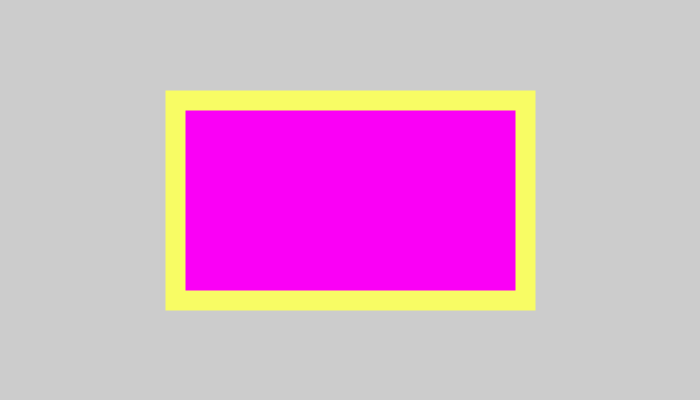
Frame 1 (no input)
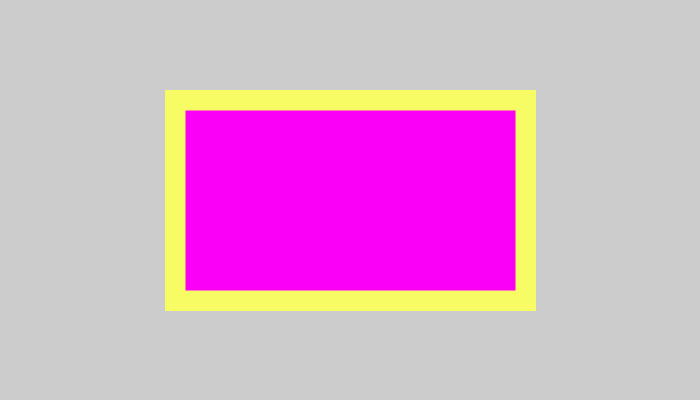
Frame 60 (the mouse pressed at the canvas centre just before this capture)
Frame 120 (the mouse held since frame 60 and released just before this capture): identical to frame 60, image omitted

The Processing sketch that drew these frames (run headless with seeded random() and noise(); from frame 60 on, the mouse is pressed at the canvas centre):

// Processing sketch: sketch_221027a
// ── sketch_221027a.pde
//Global Variables
int appWidth, appHeight;
float centerX, centerY, xStart, yStart, widthRect, heightRect;
color blackNightMode=#000000, yellow=#F8FC64, purple=#FA00F6, white=#FFFFFF; //Hexidecimal
float thin, normal, thick;
boolean  grayScale=false, backgroundColour=false, nightMode=false, randomBackground=false;
//
void setup() {
  //Declaring Display Geometry: landscape, square, portrait
  size(700, 400); //Able to deploy with fullScreen();
  //fullScreen();
  appWidth = width;
  appHeight = height;
  //Concatenation: , or + (i.e space)
  println("\t\t\tWidth="+width, "\tHeight="+height);
  println("Display Monitor:", "\twidth:"+displayWidth, "\theight:"+displayHeight);
  //
  String ls="Landscape or Square", p="portrait", DO="Display Orientation", instruct="Bru, turn your phun";
  //
  if ( appWidth < appHeight ) { //Declaring Landscape & square
    println(instruct);
  } else {
    println("Display: Good to Go");
    if ( appWidth > displayWidth ) { //Fitting CANVAS into Monitor Display
      appWidth=0;
      appHeight=0;
      println("STOP, is broken");
    } else {
      //Empty ELSE
    }
  }
  //Population
  centerX = appWidth * 1/2;
  centerY = height * 1/2;
  xStart = centerX - ( appWidth * 1/4 );
  yStart  = centerY - ( height * 1/4 );
  widthRect = appWidth * 1/2;
  heightRect = height * 1/2;
  thin = appWidth / appWidth; //1
  normal = appWidth * 1/70;
  thick = appWidth * 1/35;
} //End setup
//
void draw() {
  // New Background Function "covers" old gray scale background()
  // Night Mode means background cannot have blue // change randome for night mode, hard code "0"
  //background(100); //Gray Scale (0-255) & Blue Issue for night mode
  //
  if ( grayScale == true ) background(100);
  //Casting Reminder
 if (backgroundColour == true ) background( color( random(0 , 255), random(0 , 255), random(0 , 255) ) ); // Colour without blue
  //
  //background( blackNightMode );
  strokeWeight( thick );
  stroke( yellow ); 
  fill( purple ); 
  rect(xStart, yStart, widthRect, heightRect);
  fill( white ); //default reset
  stroke( blackNightMode ); //default reset
  strokeWeight(1); //default reset
} //End draw
//
void keyPressed() {
  grayScale = false;
  backgroundColour = false;
  if (key == 'G' || key == 'g' ) grayScale = true;
  if ( key == 'b' || key == 'B') backgroundColour = true;
  
} //End keyPressed
//
void mousePressed() {
} //End mousePressed
//
// End Main Program
